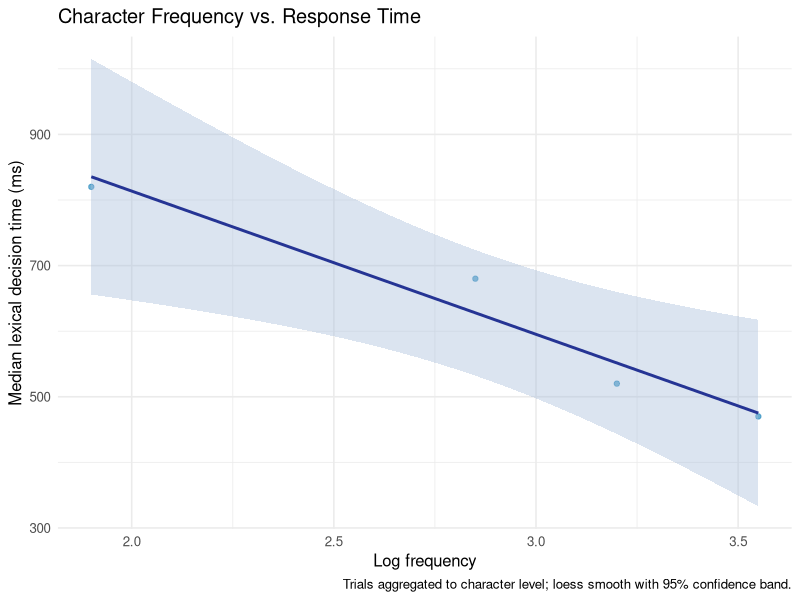
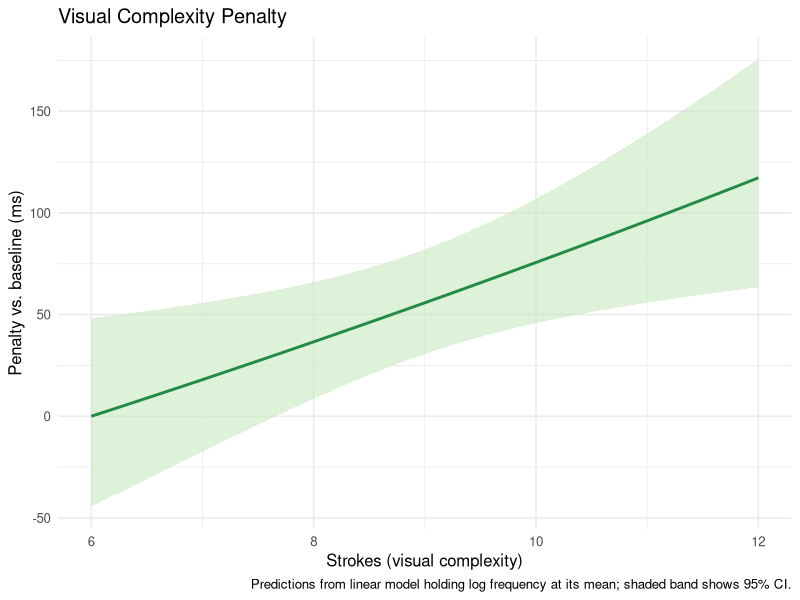

These figures' R source, in order:
#!/usr/bin/env Rscript

suppressPackageStartupMessages({
  library(dplyr)
  library(readr)
  library(tidyr)
  library(ggplot2)
  library(tibble)
  library(here)
})

# Load lexical decision trials
trials <- read_csv(
  here("data", "raw", "sclp_sample.csv"),
  show_col_types = FALSE
)

# Load character-level descriptors
chars <- read_csv(
  here("data", "raw", "cld_sample.csv"),
  show_col_types = FALSE
)

# Summarise typical response time (median) per character
char_rt <- trials %>%
  group_by(char) %>%
  summarise(
    trials = n(),
    median_rt_ms = median(rt_ms, na.rm = TRUE),
    mean_rt_ms = mean(rt_ms, na.rm = TRUE),
    .groups = "drop"
  )

# Merge with frequency and complexity; remove incomplete rows
model_data <- char_rt %>%
  left_join(chars, by = "char") %>%
  drop_na(log_freq, strokes, median_rt_ms) %>%
  mutate(
    freq = exp(log_freq),
    log_median_rt = log(median_rt_ms)
  )

# Fit simple linear model of log median RT
model <- lm(log_median_rt ~ log_freq + strokes, data = model_data)

# Prepare model diagnostics
model_summary <- summary(model)

model_tidy <- as_tibble(model_summary$coefficients, rownames = "term")

model_glance <- tibble(
  r_squared = model_summary$r.squared,
  adj_r_squared = model_summary$adj.r.squared,
  sigma = model_summary$sigma,
  df = paste(model_summary$df[1], model_summary$df[2], sep = ","),
  n = nrow(model_data)
)

model_aug <- model_data %>%
  mutate(
    .fitted = fitted(model),
    .resid = resid(model)
  )

# Ensure output directories exist
dir_create <- function(path) if (!dir.exists(path)) dir.create(path, recursive = TRUE)
dir_create(here("outputs", "data"))
dir_create(here("outputs", "results"))
dir_create(here("outputs", "figures"))

# Persist data and model summaries
write_csv(model_data, here("outputs", "data", "character_frequency_model_data.csv"))
write_csv(model_tidy, here("outputs", "results", "character_frequency_model_tidy.csv"))
write_csv(model_glance, here("outputs", "results", "character_frequency_model_glance.csv"))
write_csv(model_aug, here("outputs", "data", "character_frequency_model_augmented.csv"))

# Plot response time vs frequency with smooth trend and uncertainty
smooth_method <- if (nrow(model_data) >= 10) "loess" else "lm"

plot_rt_freq <- ggplot(model_data, aes(x = log_freq, y = median_rt_ms)) +
  geom_point(color = "#2b8cbe", alpha = 0.7) +
  geom_smooth(
    method = smooth_method,
    se = TRUE,
    color = "#253494",
    fill = "#a6bddb",
    span = if (smooth_method == "loess") 0.8 else 1,
    formula = y ~ x
  ) +
  labs(
    title = "Character Frequency vs. Response Time",
    x = "Log frequency",
    y = "Median lexical decision time (ms)",
    caption = "Trials aggregated to character level; loess smooth with 95% confidence band."
  ) +
  theme_minimal(base_size = 12)

ggsave(
  filename = here("outputs", "figures", "character_frequency_rt_vs_freq.png"),
  plot = plot_rt_freq,
  width = 6,
  height = 4,
  dpi = 300
)

# Model the visual-complexity penalty controlling for frequency using the linear model above.
complexity_model <- model
complexity_summary <- model_summary

complexity_tidy <- model_tidy %>%
  filter(term == "strokes") %>%
  mutate(penalty_pct = (exp(Estimate) - 1) * 100)

write_csv(
  complexity_tidy,
  here("outputs", "results", "visual_complexity_model_tidy.csv")
)

complexity_glance <- tibble(
  r_squared = complexity_summary$r.squared,
  adj_r_squared = complexity_summary$adj.r.squared,
  sigma = complexity_summary$sigma,
  n = nrow(model_data),
  df_model = complexity_summary$df[1],
  df_residual = complexity_summary$df[2]
)

write_csv(
  complexity_glance,
  here("outputs", "results", "visual_complexity_model_glance.csv")
)

stroke_grid <- tibble(
  strokes = seq(
    floor(min(model_data$strokes, na.rm = TRUE)),
    ceiling(max(model_data$strokes, na.rm = TRUE)),
    by = 0.1
  )
) %>%
  mutate(log_freq = mean(model_data$log_freq, na.rm = TRUE))

stroke_predictions <- predict(
  complexity_model,
  newdata = stroke_grid,
  se.fit = TRUE
)

stroke_grid <- stroke_grid %>%
  mutate(
    fit_log_rt = stroke_predictions$fit,
    se_log_rt = stroke_predictions$se.fit,
    fit_rt_ms = exp(fit_log_rt),
    lower_rt_ms = exp(fit_log_rt - 1.96 * se_log_rt),
    upper_rt_ms = exp(fit_log_rt + 1.96 * se_log_rt)
  )

baseline_idx <- which.min(stroke_grid$strokes)
baseline_rt <- stroke_grid$fit_rt_ms[baseline_idx]

stroke_grid <- stroke_grid %>%
  mutate(
    penalty_ms = fit_rt_ms - baseline_rt,
    penalty_lower_ms = lower_rt_ms - baseline_rt,
    penalty_upper_ms = upper_rt_ms - baseline_rt
  )

penalty_diff <- diff(stroke_grid$penalty_ms) / diff(stroke_grid$strokes)
max_slope_id <- if (length(penalty_diff) > 0) which.max(penalty_diff) else NA_integer_
max_penalty_idx <- which.max(stroke_grid$penalty_ms)

penalty_summary <- list(
  model = "lm(log_median_rt ~ log_freq + strokes)",
  reference = list(
    strokes = stroke_grid$strokes[baseline_idx],
    predicted_rt_ms = baseline_rt
  ),
  max_penalty = list(
    strokes = stroke_grid$strokes[max_penalty_idx],
    penalty_ms = stroke_grid$penalty_ms[max_penalty_idx],
    predicted_rt_ms = stroke_grid$fit_rt_ms[max_penalty_idx]
  ),
  slope = list(
    rate_ms_per_stroke = if (length(penalty_diff) > 0) penalty_diff[max_slope_id] else NA_real_,
    start_strokes = if (length(penalty_diff) > 0) stroke_grid$strokes[max_slope_id] else NA_real_,
    end_strokes = if (length(penalty_diff) > 0) stroke_grid$strokes[max_slope_id + 1] else NA_real_
  )
)

yaml::write_yaml(
  penalty_summary,
  here("outputs", "results", "visual_complexity_penalty_summary.yml")
)

write_csv(
  stroke_grid,
  here("outputs", "data", "visual_complexity_partial_effect.csv")
)

plot_complexity <- ggplot(stroke_grid, aes(x = strokes, y = penalty_ms)) +
  geom_ribbon(
    aes(ymin = penalty_lower_ms, ymax = penalty_upper_ms),
    fill = "#c7e9c0",
    alpha = 0.6
  ) +
  geom_line(color = "#238b45", linewidth = 1) +
  labs(
    title = "Visual Complexity Penalty",
    x = "Strokes (visual complexity)",
    y = "Penalty vs. baseline (ms)",
    caption = "Predictions from linear model holding log frequency at its mean; shaded band shows 95% CI."
  ) +
  theme_minimal(base_size = 12)

ggsave(
  filename = here("outputs", "figures", "visual_complexity_partial_effect.png"),
  plot = plot_complexity,
  width = 6,
  height = 4,
  dpi = 300
)

cat("Wrote visual complexity outputs to outputs/results, outputs/data, and outputs/figures\n")
